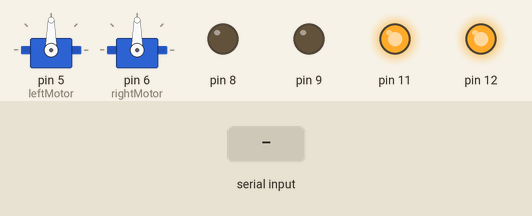
This sketch was run on a simulated Arduino Uno, built with avr-gcc and run on an emulated ATmega328P. Parts: 2 × servo, output pins drawn as LEDs (lit = HIGH). Inputs (shaded band) come from the test bench.

Above: at 2.2 s.
2.3 s: byte 30 received over Serial
At 3.5 s:
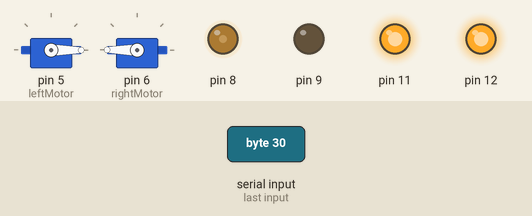
3.8 s: byte 90 received over Serial
At 4.1 s:
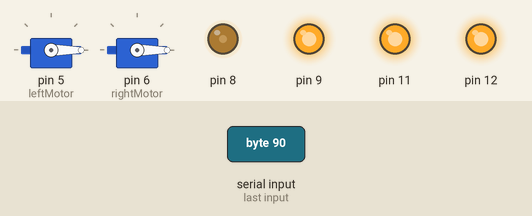
6.8 s: byte 120 received over Serial
At 7.9 s:
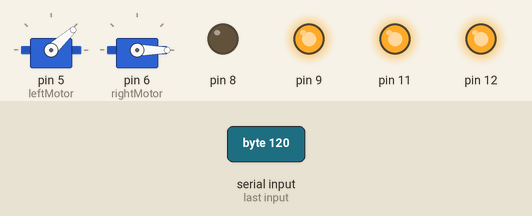
8.3 s: byte 30 received over Serial
At 8.9 s:
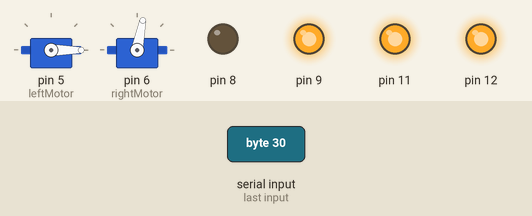
Timing chart, 0 to 10.8 s (numbered marks = the images above; inputs shaded):
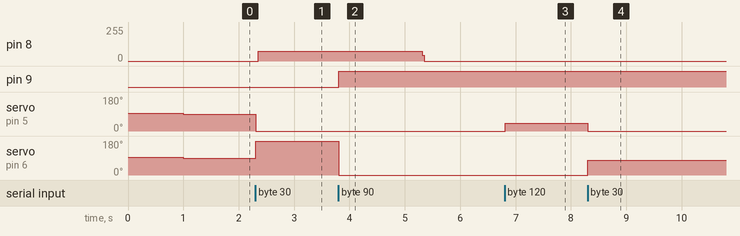

The sketch:

hardwarectl.ino
```cpp
#include <Servo.h>

Servo leftMotor;
Servo rightMotor;

int leftPower;
int rightPower;

// Min 0, Max 28,000
int stepperCount = 0; // Current position
int stepperPosition = 0; // Desired position

int relayByte[8] = {1, 1, 0, 0, 0, 0, 0, 0};

#define BUFFER_LENGTH 4
byte byteIdVals[BUFFER_LENGTH] = {0b00000000, 0b01000000, 0b10000000, 0b11000000};
byte serialBuffer[BUFFER_LENGTH] = {0b00000000, 0b01000000, 0b10000000, 0b11000000};

void setup() {

    // Stepper pins
    pinMode(8, OUTPUT);
    pinMode(9, OUTPUT);

    // Relay pins
    pinMode(11, OUTPUT);
    pinMode(12, OUTPUT);
    digitalWrite(11, HIGH);
    digitalWrite(12, HIGH);

    Serial.begin(9600);

    leftMotor.attach(5);
    rightMotor.attach(6);

    leftMotor.writeMicroseconds(1500);
    rightMotor.writeMicroseconds(1500);

    delay(1000);
}

void loop() {

    while (Serial.available() > 0) {
        int inByte = Serial.read();
        for (int i = 0; i < BUFFER_LENGTH - 1; i++) {
            serialBuffer[i] = serialBuffer[i + 1];
        }
        serialBuffer[BUFFER_LENGTH - 1] = inByte;
    }

    for (int i = 0; i < BUFFER_LENGTH; i++) {

        int val = serialBuffer[i];

        int bits[8];
        for (int i = 0; i < 8; i++) {
            bits[8 - i - 1] = val & 1;
            val = val >> 1;
        }

        // TODO: See if mapped vals need to be converted to int (add 0.5 and cast to int to round)
        if (bits[0] == 0 && bits[1] == 0) {
            leftPower = map(serialBuffer[i] - byteIdVals[i], 0, 0b00111111, 90, 180);
        }
        else if (bits[0] == 0 && bits[1] == 1) {
            rightPower = map(serialBuffer[i] - byteIdVals[i], 0, 0b00111111, 90, 180);
        }
        else if (bits[0] == 1 && bits[1] == 0) {
            stepperPosition = map(serialBuffer[i] - byteIdVals[i], 0, 0b00111111, 0, 28000);
        }
        else if (bits[0] == 1 && bits[1] == 1) {
            for (int i = 0; i < 8; i++) {
                relayByte[i] = bits[i];
            }
        }
    }

    leftMotor.write(leftPower);
    rightMotor.write(rightPower);

    if (relayByte[7] == 1) {
        digitalWrite(11, LOW);
    }
    else {
        digitalWrite(11, HIGH);
    }

    if (relayByte[6] == 1) {
        digitalWrite(12, LOW);
    }
    else {
        digitalWrite(12, HIGH);
    }

    if ((stepperCount < stepperPosition) && (stepperCount + 1 <= 28000)) {
        stepUp();
    }
    else if ((stepperCount > stepperPosition) && (stepperCount - 1 >= 0)) {
        stepDown();
    }
    else {
        delay(10);
    }
}

void stepUp() {
    digitalWrite(9, LOW);
    digitalWrite(8, HIGH);
    delayMicroseconds(250);
    digitalWrite(8, LOW);
    delayMicroseconds(250);
    stepperCount += 1;
}

void stepDown() {
    digitalWrite(9, HIGH);
    digitalWrite(8, HIGH);
    delayMicroseconds(250);
    digitalWrite(8, LOW);
    delayMicroseconds(250);
    stepperCount -= 1;
}
```

Measured:
- after the input at 2.3 s, pin 8: 0/255 → 73/255 after 0.05 s; servo on pin 5 (leftMotor): 90° → 0° at once; servo on pin 6 (rightMotor): 90° → 180° at once
- after the input at 3.8 s, pin 8: 73/255 → 0/255 after 1.5 s; pin 9: LOW → HIGH at once; servo on pin 6 (rightMotor): 180° → 0° at once
- after the input at 6.8 s, servo on pin 5 (leftMotor): 0° → 42° at once
- after the input at 8.3 s, servo on pin 5 (leftMotor): 42° → 0° at once; servo on pin 6 (rightMotor): 0° → 79° at once
